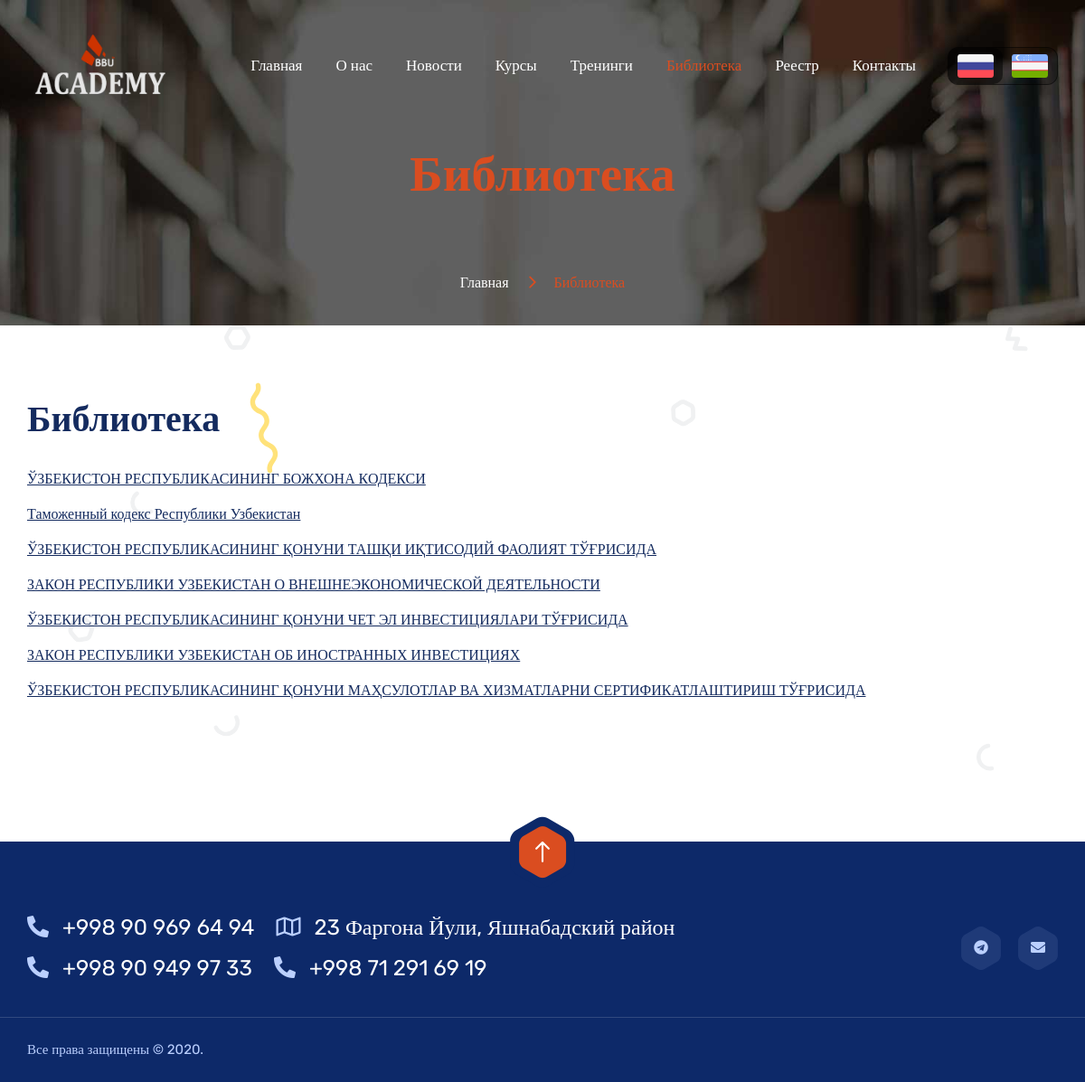
Before: /library/ with the older database file.
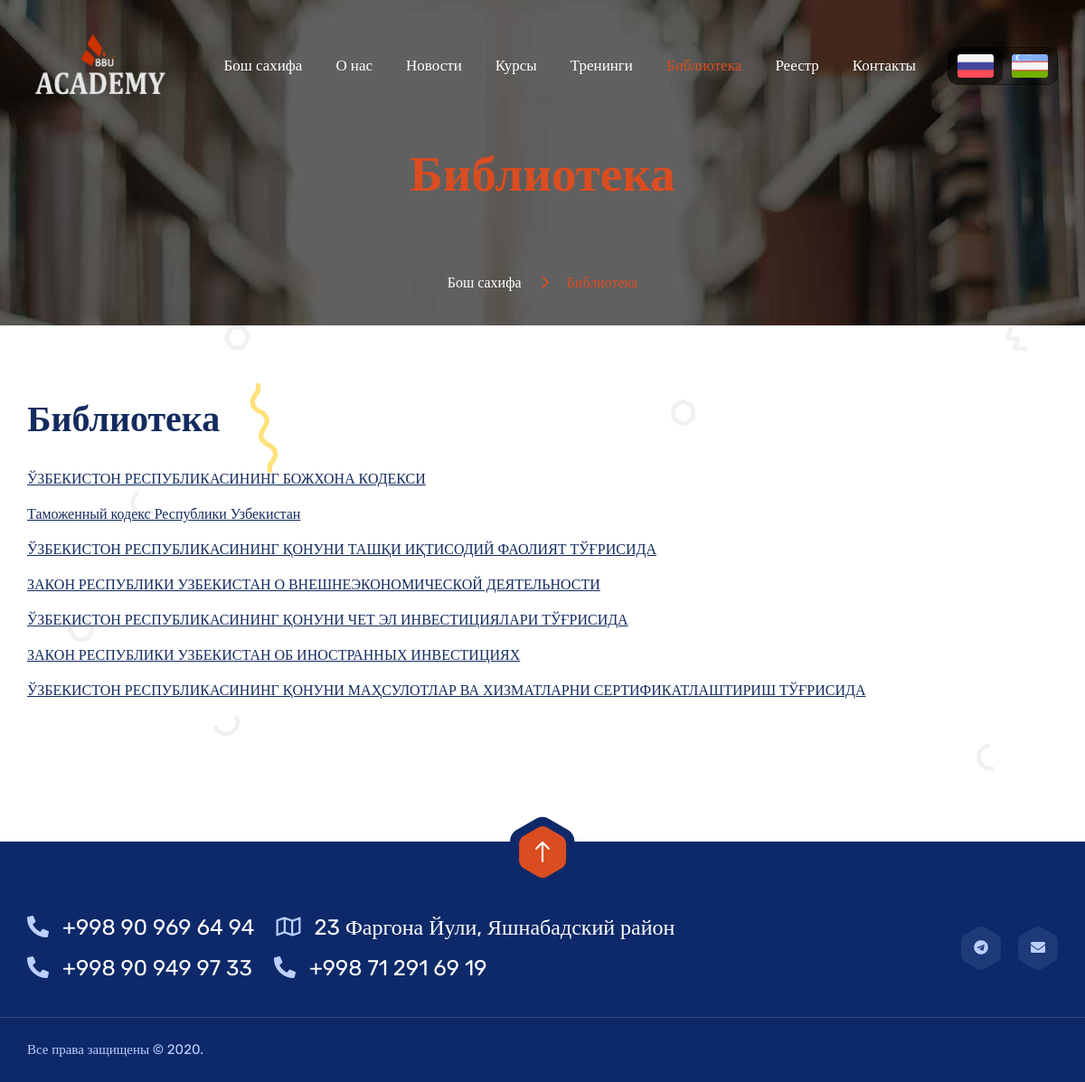
After: the same page with the newer database file.
### settings/models.py (models this page shows, shortened)
class Page(models.Model):
    name = models.CharField("Имя страницы (из urls.py)", max_length=200, unique=True)
    template_name = models.CharField("Путь к шаблону", max_length=200, null=True, blank=True)
    parent_page = models.ForeignKey(verbose_name="Следует после (в хлебных крошках)", to='Page', on_delete=models.DO_NOTHING, null=True, blank=True)
    sorting = models.PositiveIntegerField("Порядок отображения в меню", default=0, blank=False, null=False)
    title = models.CharField("Заголовок страницы", max_length=200)
    show_in_menu = models.BooleanField("Показывать в меню", default=False)
    menu_name = models.CharField("Название в меню", help_text="Оставьте пустым, чтобы использовать заголовок страницы", max_length=200, null=True, blank=True)
    meta_description = models.CharField("Описание (мета-тег)", help_text="Необязательно. Используется для SEO.", max_length=1000, null=True, blank=True)
    meta_keywords = models.CharField("Ключевые слова (мета-тег)", help_text="Необязательно. Используется для SEO.", max_length=500, null=True, blank=True)
    meta_robots = models.CharField("Robots (мета-тег)", help_text="Необязательно. Используется для SEO.", max_length=500, null=True, blank=True)
    def get_menu_name(self):
        return self.menu_name if self.menu_name else self.title
    def breadcrumbs(self, first_call=True):
        if first_call:
            this_value = f"""<li class="active">{self.title}</li>"""
        else:
            this_value = f"""<li><a href="{reverse(self.name)}" title="{self.title}">{self.title}</a></li>"""
        if self.parent_page:
            return f"{self.parent_page.breadcrumbs(False)}\n{this_value}"
        else:
            return this_value
    class Meta:
        ordering = ['sorting']
        verbose_name = "Настройки страницы"
        verbose_name_plural = "Настройки страниц"

### settings/views.py (the view)
# urls.py: path('library/', other_views.Static.as_view(), name='library'),
class Static(View):
    def get(self, request):
        page = get_object_or_404(Page, name=resolve(request.path_info).url_name)
        return render(request, page.template_name, {"page": page})

### templates/library.html (shortened to what this page needs)
{% extends 'base.html' %}
{% load static %}
{% load front_tags %}
{% block main %}
<section>
    <div class="w-100 pt-60 position-relative">
        <div class="fixed-bg" style="background-image: url({% static 'images/library.jpg' %});"></div>
        <div class="container">
            <div class="page-title-wrap text-center w-100 d-inline-block">
                <div class="page-title-inner d-inline-block">
                    <h2 class="mb-0 text-color7">{{ page.title }}</h2>
                </div>
                <div class="breadcrumbs-wrap w-100">
                    <ul class="breadcrumbs mb-0 list-unstyled d-inline-flex">
                        {{ page.breadcrumbs| safe }}
                    </ul>
                </div>
            </div>
        </div>
    </div>
</section>
<section>
    <div class="w-100 pt-40 pb-100 position-relative">
        <div id="particles1" class="particles-js top-left" data-color="#ffe27a" data-saturation="300" data-size="40"
             data-count="8" data-speed="2" data-hide="770" data-image="assets"></div>
        <div class="container">
            <div class="about-wrap5 w-100">
                <div class="row align-items-center">
                    <div class="col-md-12 col-sm-12 col-lg-12">
                        <div class="about-desc5 w-100 mt-40">
                                <h2 class="mb-0">Библиотека</h2>
                                <p style="text-align: justify;"><a href="http://www.lex.uz/docs/2876354" target="_blank" rel="noopener">ЎЗБЕКИСТОН РЕСПУБЛИКАСИНИНГ БОЖХОНА КОДЕКСИ</a></p>
                                <p style="text-align: justify;"><a href="http://www.lex.uz/docs/2876354" target="_blank" rel="noopener">Таможенный кодекс Республики Узбекистан</a></p>
                                <p style="text-align: justify;"><a href="http://www.lex.uz/docs/2876354" target="_blank" rel="noopener">ЎЗБЕКИСТОН РЕСПУБЛИКАСИНИНГ ҚОНУНИ ТАШҚИ ИҚТИСОДИЙ ФАОЛИЯТ ТЎҒРИСИДА</a></p>
                                <p style="text-align: justify;"><a href="http://www.lex.uz/docs/2876354" target="_blank" rel="noopener">ЗАКОН РЕСПУБЛИКИ УЗБЕКИСТАН О ВНЕШНЕЭКОНОМИЧЕСКОЙ ДЕЯТЕЛЬНОСТИ</a></p>
                                <p style="text-align: justify;"><a href="http://www.lex.uz/docs/2876354" target="_blank" rel="noopener">ЎЗБЕКИСТОН РЕСПУБЛИКАСИНИНГ ҚОНУНИ ЧЕТ ЭЛ ИНВЕСТИЦИЯЛАРИ ТЎҒРИСИДА</a></p>
                                <p style="text-align: justify;"><a href="http://www.lex.uz/docs/2876354" target="_blank" rel="noopener">ЗАКОН РЕСПУБЛИКИ УЗБЕКИСТАН ОБ ИНОСТРАННЫХ ИНВЕСТИЦИЯХ</a></p>
                                <p style="text-align: justify;"><a href="http://www.lex.uz/docs/2876354" target="_blank" rel="noopener">ЎЗБЕКИСТОН РЕСПУБЛИКАСИНИНГ ҚОНУНИ МАҲСУЛОТЛАР ВА ХИЗМАТЛАРНИ СЕРТИФИКАТЛАШТИРИШ ТЎҒРИСИДА</a></p>
                        </div>
                    </div>
                </div>
            </div>
        </div>
    </div>
</section>
{% endblock %}

### templates/base.html (shortened to what the changed rows need)
<!DOCTYPE html>
<html lang="ru">
<head>
    {% load static %}
    {% load i18n %}
    <link rel="stylesheet" href="{% static 'css/all.min.css' %}">
    <link rel="stylesheet" href="{% static 'css/flaticon.css' %}">
    <link rel="stylesheet" href="{% static 'css/animate.min.css' %}">
    <link rel="stylesheet" href="{% static 'css/bootstrap.min.css' %}">
    <link rel="stylesheet" href="{% static 'css/bootstrap-select.min.css' %}">
    <link rel="stylesheet" href="{% static 'css/owl.carousel.min.css' %}">
    <link rel="stylesheet" href="{% static 'css/jquery.fancybox.min.css' %}">
    <link rel="stylesheet" href="{% static 'css/perfect-scrollbar.css' %}">
    <link rel="stylesheet" href="{% static 'css/slick.css' %}">
    <link rel="stylesheet" href="{% static 'css/style.css' %}">
    <link rel="stylesheet" href="{% static 'css/responsive.css' %}">
    <link rel="stylesheet" href="{% static 'css/color.css' %}">
    <link rel="stylesheet" href="{% static 'css/revolution/settings.css' %}">
    <link rel="stylesheet" href="{% static 'css/revolution/layers.css' %}">
    <link rel="stylesheet" href="{% static 'css/revolution/navigation.css' %}">
    <link rel="stylesheet" href="{% static 'css/additional.css' %}">
</head>
<body>
    <main>
        <header class="style1 logo-left">
            <div class="container d-flex flex-row justify-content-between flex-nowrap">
                <div class="header-nav-wrap w-100">
                    <nav class="nav-wrap d-flex flex-row align-items-center justify-content-between flex-nowrap">
                        <div class="menu-wrap d-flex flex-row justify-content-start flex-nowrap w-100">
                            <div class="menu d-flex flex-row align-items-center justify-content-end flex-nowrap w-100">
                                <ul class="main-menu mb-0 list-unstyled d-flex flex-row align-items-center justify-content-start flex-wrap">
                                    {{ page_menu| safe }}
                                </ul>
                            </div>
                        </div>
                    </nav>
                </div>
            </div>
        </header>
        {% block main %}
        {% endblock %}
    </main>
</body>

Changed rows visible on the page:
changed through a linked row, Page "Библиотека": breadcrumbs "Главная" → "Бош сахифа"
Other visible differences:
{{ page_menu| safe }}: "Главная О нас Новости Курсы Тренинги Библиотека Реестр Контакты" → "Бош сахифа О нас Новости Курсы Тренинги Библиотека Реестр Контакты"
